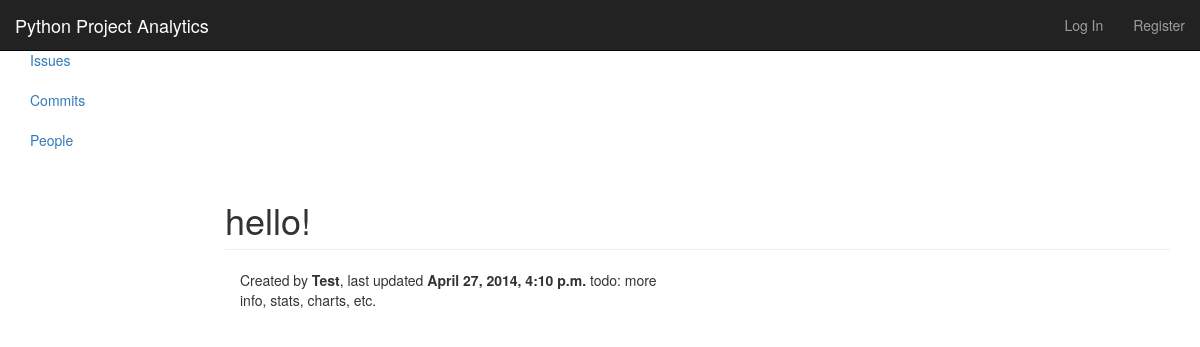
The page /charts/issues/1/ on the database as committed earlier.
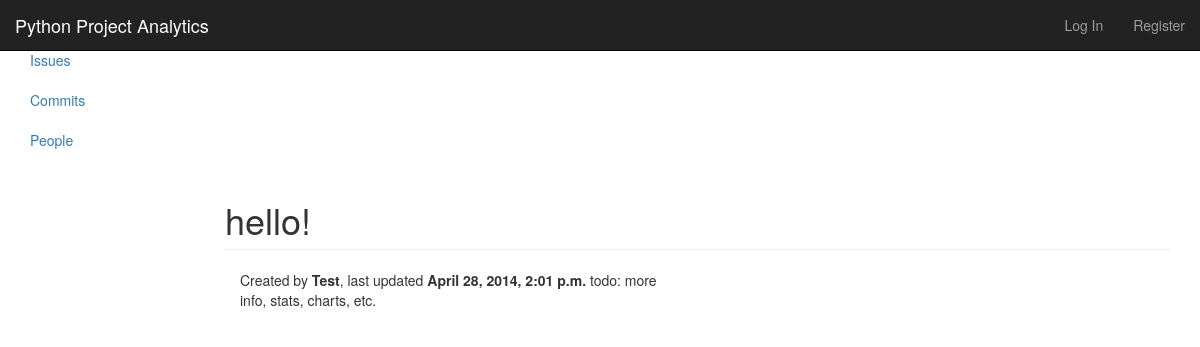
The same page on the database as committed later.
### charts/models.py (models this page shows, shortened)
class Issue(models.Model):
    id = models.AutoField(primary_key=True)
    activity = models.DateTimeField(auto_now=True)
    creator = models.ForeignKey(People, related_name='creator')
    title = models.CharField(max_length=250)
    assigned_to = models.ForeignKey(People, blank=True, null=True, related_name='assigned_to')
    message_count = models.IntegerField(default=0)
    components = models.ManyToManyField(Component, blank=True, null=True, related_name='components')
    versions = models.ManyToManyField(Version, blank=True, null=True, related_name='versions')
    nosy_list = models.ManyToManyField(People, blank=True, null=True, related_name='nosy_list')
    NONE = 'NA'
    BEHAVIOR = 'BE'
    CRASH = 'CR'
    COMPILE = 'CO'
    RESOURCE = 'RE'
    SECURITY = 'SE'
    PERFORMANCE = 'PE'
    ENHANCEMENT = 'EN'
    TYPE_CHOICES = (
        (NONE, 'none'),
        (BEHAVIOR, 'behavior'),
        (CRASH, 'crash'),
        (COMPILE, 'compile error'),
        (RESOURCE, 'resource usage'),
        (SECURITY, 'security'),
        (PERFORMANCE, 'performance'),
        (ENHANCEMENT, 'enhancement')
    )
    type = models.CharField(max_length=2, choices=TYPE_CHOICES, default=NONE)
    TEST_NEEDED = 'TN'
    NEEDS_PATCH = 'NP'
    PATCH_REVIEW = 'PR'
    COMMIT_REVIEW = 'CR'
    RESOLVED = 'RE'
    STAGE_CHOICES = (
        (NONE, 'none'),
        (TEST_NEEDED, 'test needed'),
        (NEEDS_PATCH, 'needs patch'),
        (PATCH_REVIEW, 'patch review'),
        (COMMIT_REVIEW, 'commit review'),
        (RESOLVED, 'resolved')
    )
    stage = models.CharField(max_length=2, choices=STAGE_CHOICES, default=NONE)
    OPEN = 'OP'
    CLOSED = 'CL'
    LANGUISHING = 'LA'
    PENDING = 'PE'
    STATUS_CHOICES = (
        (OPEN, 'open'),
        (CLOSED, 'closed'),
        (LANGUISHING, 'languishing'),
        (PENDING, 'pending')
    )
    status = models.CharField(max_length=2, choices=STATUS_CHOICES, default=OPEN)
    LOW = 'LO'
    NORMAL = 'NO'
    HIGH = 'HI'
    CRITICAL = 'CR'
    DEFERRED_BLOCKER = 'DE'
    RELEASE_BLOCKER = 'RE'
    PRIORITY_CHOICES = (
        (LOW, 'low'),
        (NORMAL, 'normal'),
        (HIGH, 'high'),
        (CRITICAL, 'critical'),
        (DEFERRED_BLOCKER, 'deferred blocker'),
        (RELEASE_BLOCKER, 'release blocker')
    )
    priority = models.CharField(max_length=2, choices=PRIORITY_CHOICES, default=NORMAL)

class People(models.Model):
    username = models.CharField(primary_key=True, max_length=100)
    def __unicode__(self):
        return self.username

### charts/views.py (the view)
# urls.py: url(r'^issues/(?P<issue_id>\d+)/$', views.issue_detail, name='issue_detail'),
def issue_detail(request, issue_id):
    issue = get_object_or_404(Issue, pk=issue_id)
    if str(issue.creator) == request.user.username or request.user.groups.filter(name='Project Manager'):
        edit = True
    else:
        edit = False
    context = {
        'issue':issue,
        'edit':edit
    }
    return render(request, 'charts/issues/detail.html', context)

### charts/templates/charts/issues/detail.html (shortened to what this page needs)
{% extends "base.html" %}
{% block main %}
	<h1 class="page-header">
		{{ issue.title }}
	</h1>
	<div class="col-xs-12 col-md-6">
		<p>
			Created by <strong>{{ issue.creator }}</strong>, last updated <strong>{{ issue.activity }}</strong>
			todo: more info, stats, charts, etc.
		</p>
	</div>
{% endblock %}

Rows that differ between the two databases and show on the page:
changed Issue "hello!": activity "April 27, 2014, 4:10 p.m." → "April 28, 2014, 2:01 p.m."
